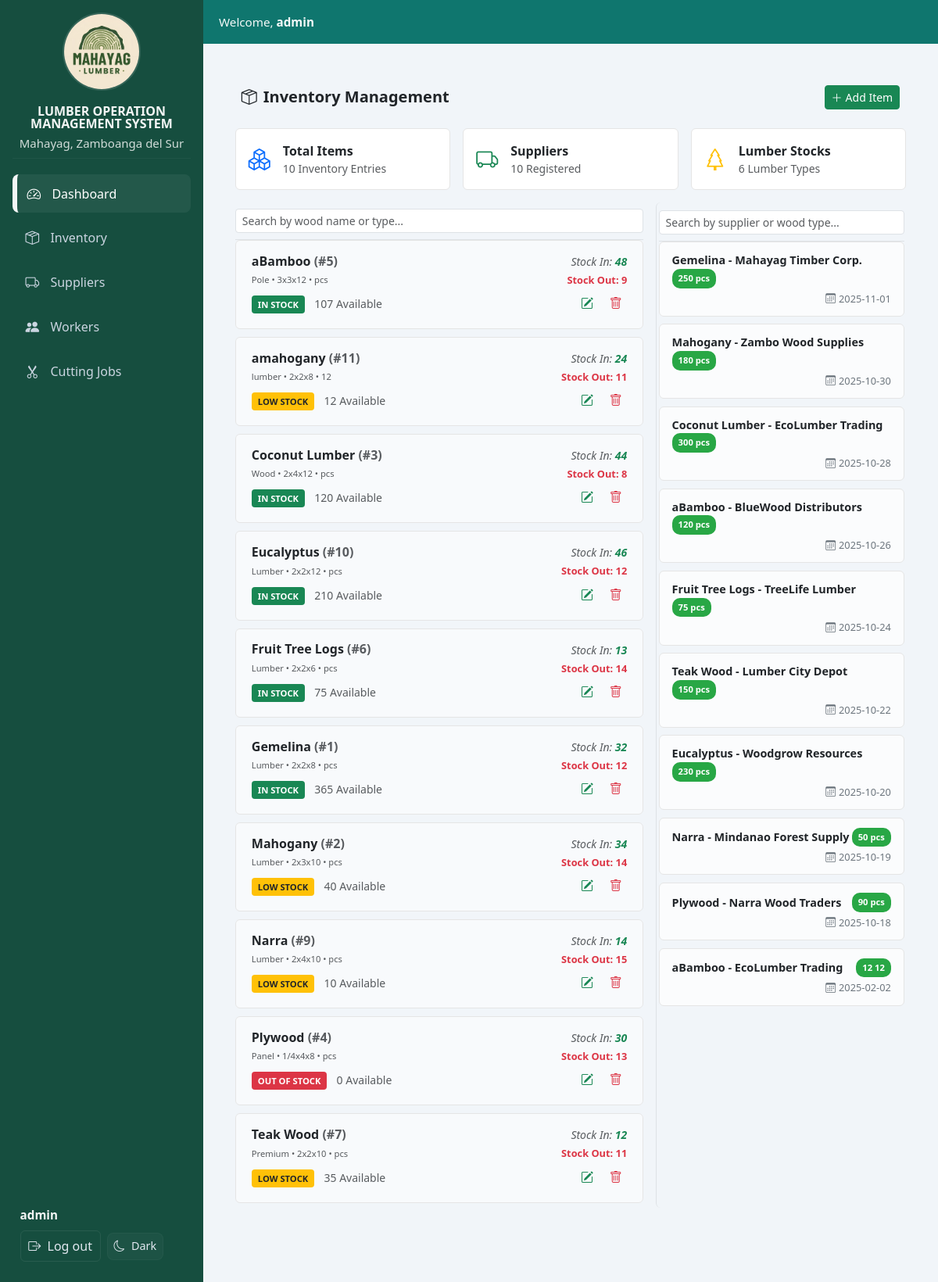
The app's page /admin/pages/inventory.php (signed in) with its own data.
### tables this page shows
CREATE TABLE `inventory_items` (
  `inventory_id` int(11) NOT NULL,
  `name` varchar(100) NOT NULL,
  `type` varchar(50) DEFAULT NULL,
  `size` varchar(50) DEFAULT NULL,
  `quantity` int(11) DEFAULT 0,
  `unit` varchar(20) DEFAULT 'pcs',
  `status` enum('In Stock','Low Stock','Out of Stock') DEFAULT 'In Stock',
  `created_at` datetime DEFAULT current_timestamp(),
  `updated_at` datetime DEFAULT current_timestamp() ON UPDATE current_timestamp()
);

CREATE TABLE `deliveries` (
  `delivery_id` int(11) NOT NULL,
  `supplier_id` int(11) DEFAULT NULL,
  `inventory_id` int(11) DEFAULT NULL,
  `quantity` int(11) DEFAULT 0,
  `unit` varchar(20) DEFAULT 'pcs',
  `delivery_date` date DEFAULT NULL,
  `remarks` text DEFAULT NULL,
  `created_at` datetime DEFAULT current_timestamp()
);

CREATE TABLE `suppliers` (
  `supplier_id` int(11) NOT NULL,
  `name` varchar(100) NOT NULL,
  `contact_person` varchar(100) DEFAULT NULL,
  `address` varchar(255) DEFAULT NULL,
  `email_or_phone` varchar(100) DEFAULT NULL,
  `created_at` datetime DEFAULT current_timestamp()
);

### admin/pages/inventory.php (the view, shortened to what this page needs)
<?php
include_once(__DIR__ . "/../config/db_connection.php");
include_once(ROOT_PATH . "partials/header.php");
?>
<div class="container-fluid py-4">
  <div class="d-flex justify-content-between align-items-center mb-4 px-2">
    <h4 class="inventory-header mb-0"><i class="bi bi-box-seam me-2"></i>Inventory Management</h4>
    <button class="btn btn-success btn-sm" data-bs-toggle="modal" data-bs-target="#addItemModal">
      <i class="bi bi-plus-lg me-1"></i>Add Item
    </button>
  </div>
  <?php
  $totalItems     = $conn->query("SELECT COUNT(*) AS total FROM inventory_items")->fetch_assoc()['total'];
  $totalSuppliers = $conn->query("SELECT COUNT(*) AS total FROM suppliers")->fetch_assoc()['total'];
  $lumberCount    = $conn->query("SELECT COUNT(*) AS total FROM inventory_items WHERE type LIKE '%lumber%'")->fetch_assoc()['total'];
  ?>
  <div class="summary-row">
    <div class="summary-card" id="viewInventory">
      <i class="bi bi-boxes summary-icon text-primary"></i>
      <div><div class="fw-semibold text-dark">Total Items</div>
      <div class="text-muted small"><?= $totalItems ?> Inventory Entries</div></div>
    </div>
    <div class="summary-card" id="viewSuppliers" data-bs-toggle="modal" data-bs-target="#suppliersModal">
      <i class="bi bi-truck summary-icon text-success"></i>
      <div><div class="fw-semibold text-dark">Suppliers</div>
      <div class="text-muted small"><?= $totalSuppliers ?> Registered</div></div>
    </div>
    <div class="summary-card" data-bs-toggle="modal" data-bs-target="#lumberStockModal">
      <i class="bi bi-tree summary-icon text-warning"></i>
      <div><div class="fw-semibold text-dark">Lumber Stocks</div>
      <div class="text-muted small"><?= $lumberCount ?> Lumber Types</div></div>
    </div>
  </div>
  <div class="layout-wrapper">
    <div class="inventory-section">
      <div class="search-box">
        <input type="text" id="searchInventory" class="form-control form-control-sm" placeholder="Search by wood name or type...">
      </div>
      <div id="inventoryList">
        <?php
        $inventory = $conn->query("SELECT * FROM inventory_items ORDER BY name ASC");
        if ($inventory->num_rows > 0):
          while ($item = $inventory->fetch_assoc()):
            $badgeClass = match($item['status']) {
              "In Stock" => "bg-success text-white",
              "Low Stock" => "bg-warning text-dark",
              "Out of Stock" => "bg-danger text-white",
              default => "bg-secondary text-white"
            };
            $stockIn = rand(10,50);
            $stockOut= rand(5,20);
        ?>
          <div class="inventory-card" data-id="<?= $item['inventory_id'] ?>" data-name="<?= strtolower($item['name']) ?>" data-type="<?= strtolower($item['type']) ?>">
            <div class="d-flex justify-content-between align-items-center">
              <h6 class="fw-semibold text-dark mb-0"><?= htmlspecialchars($item['name']) ?>
                <span class="text-muted">(#<?= $item['inventory_id'] ?>)</span></h6>
              <small class="text-muted fst-italic">Stock In: <span class="text-success fw-semibold"><?= $stockIn ?></span></small>
            </div>
            <div class="stock-line">
              <span class="small text-muted"><?= htmlspecialchars($item['type']) ?> • <?= htmlspecialchars($item['size']) ?> • <?= htmlspecialchars($item['unit']) ?></span>
              <span class="text-danger fw-semibold">Stock Out: <?= $stockOut ?></span>
            </div>
            <div class="d-flex justify-content-between align-items-center mt-1 flex-wrap">
              <div><span class="stock-badge <?= $badgeClass ?>"><?= strtoupper($item['status']) ?></span>
                <small class="text-muted ms-2"><?= $item['quantity'] ?> Available</small></div>
              <div class="d-flex align-items-center gap-2">
                <button class="action-btn btn-edit text-success" data-id="<?= $item['inventory_id'] ?>"><i class="bi bi-pencil-square"></i></button>
                <button class="action-btn btn-delete text-danger" data-id="<?= $item['inventory_id'] ?>"><i class="bi bi-trash"></i></button>
              </div>
            </div>
          </div>
        <?php endwhile; else: ?>
          <p class="text-muted text-center mt-3">No inventory items found.</p>
        <?php endif; ?>
      </div>
    </div>
    <div class="delivery-sidebar">
      <div class="search-box">
        <input type="text" id="searchLogs" class="form-control form-control-sm" placeholder="Search by supplier or wood type...">
      </div>
      <div id="logsList">
        <?php
        $logs = $conn->query("
          SELECT d.*, s.name AS supplier_name, i.name AS wood_name
          FROM deliveries d
          JOIN suppliers s ON s.supplier_id = d.supplier_id
          JOIN inventory_items i ON i.inventory_id = d.inventory_id
          ORDER BY d.delivery_date DESC LIMIT 20
        ");
        if ($logs->num_rows > 0):
          while ($log = $logs->fetch_assoc()):
        ?>
          <div class="delivery-log" data-supplier="<?= strtolower($log['supplier_name']) ?>" data-wood="<?= strtolower($log['wood_name']) ?>">
            <div class="log-header">
              <div class="log-title"><?= htmlspecialchars($log['wood_name']) ?> - <?= htmlspecialchars($log['supplier_name']) ?></div>
              <div class="badge-qty"><?= htmlspecialchars($log['quantity'])." ".htmlspecialchars($log['unit']) ?></div>
            </div>
            <div class="log-date"><i class="bi bi-calendar3 me-1"></i><?= htmlspecialchars($log['delivery_date']) ?></div>
          </div>
        <?php endwhile; else: ?>
          <p class="text-muted text-center mt-3">No recent deliveries found.</p>
        <?php endif; ?>
      </div>
    </div>
  </div>
</div>
<?php include(ROOT_PATH . "partials/footer.php"); ?>

### admin/partials/header.php (style rules this page uses)
:root { --sidebar-bg: #164e3f; --sidebar-text: #e2e8f0; --sidebar-accent: rgba(255,255,255,0.95); --topbar-bg: #0f766e; --content-bg: #f1f5f9; }
body { font-family: "Segoe UI", sans-serif; background: var(--content-bg); margin:0; }

### admin/pages/inventory.php (style rules this page uses)
:root { --scrollbar-track:#e9f3e8; --scrollbar-thumb:#28a745; }
body { overflow:hidden!important; }
.inventory-header { font-size:1.25rem;font-weight:600; }
.summary-row { display:flex;flex-wrap:wrap;gap:1rem;margin-bottom:1rem; }
.summary-card { flex:1;min-width:200px;background:#fff;border:1px solid #e5e5e5;border-radius:6px; padding:1rem;display:flex;align-items:center;gap:1rem;cursor:pointer;transition:all .2s ease-in-out; }
.summary-icon { font-size:1.75rem; }
.layout-wrapper { display:flex;gap:1rem;height:calc(90vh - 190px);overflow:hidden; }
.inventory-section { width:70%;padding:0;overflow-y:auto;scrollbar-width:thin; scrollbar-color:var(--scrollbar-thumb)var(--scrollbar-track); }
.delivery-sidebar { width:30%;min-width:320px;border-left:1px solid #dee2e6;border-radius:6px; padding:.15rem;display:flex;flex-direction:column;background:transparent;overflow-y:auto; scrollbar-width:thin;scrollbar-color:var(--scrollbar-thumb)var(--scrollbar-track); }
.search-box { position:sticky;top:0;z-index:10;padding:.5rem 0;border-bottom:1px solid #dee2e6; }
.inventory-card { border:1px solid #e5e5e5;border-radius:6px;padding:1rem 1.25rem;margin-bottom:10px; transition:all .2s ease-in-out;background-color:rgba(255,255,255,.5); }
.stock-badge { font-size:.7rem;font-weight:600;border-radius:4px;padding:.25rem .5rem; }
.stock-line { display:flex;justify-content:space-between;align-items:center;font-size:.8rem;margin-top:4px; }
.delivery-log { border:1px solid #e5e5e5;border-radius:6px;padding:.75rem 1rem;margin-bottom:.6rem; background-color:rgba(255,255,255,.7);transition:.2s; }
.delivery-log .log-header { display:flex;justify-content:space-between;align-items:center;flex-wrap:wrap; }
.delivery-log .log-title { font-weight:600;font-size:.9rem;color:#212529; }
.delivery-log .badge-qty { font-size:.7rem;font-weight:600;background-color:#28a745;color:white; border-radius:10px;padding:.25rem .5rem; }
.delivery-log .log-date { font-size:.8rem;color:#6c757d;margin-top:.25rem;text-align:right; }
.action-btn { border:none;background:transparent;font-size:1rem;padding:.25rem .4rem;border-radius:4px; transition:.2s; }

### records on screen
inventory_items: name "aBamboo", inventory_id "5", type "Pole", size "3x3x12", unit "pcs", status "IN STOCK", quantity "107"
inventory_items: name "amahogany", inventory_id "11", type "lumber", size "2x2x8", unit "12", status "LOW STOCK", quantity "12"
inventory_items: name "Coconut Lumber", inventory_id "3", type "Wood", size "2x4x12", unit "pcs", status "IN STOCK", quantity "120"
inventory_items: name "Eucalyptus", inventory_id "10", type "Lumber", size "2x2x12", unit "pcs", status "IN STOCK", quantity "210"
inventory_items: name "Fruit Tree Logs", inventory_id "6", type "Lumber", size "2x2x6", unit "pcs", status "IN STOCK", quantity "75"
inventory_items: name "Gemelina", inventory_id "1", type "Lumber", size "2x2x8", unit "pcs", status "IN STOCK", quantity "365"
inventory_items: name "Mahogany", inventory_id "2", type "Lumber", size "2x3x10", unit "pcs", status "LOW STOCK", quantity "40"
inventory_items: name "Narra", inventory_id "9", type "Lumber", size "2x4x10", unit "pcs", status "LOW STOCK", quantity "10"
inventory_items: name "Plywood", inventory_id "4", type "Panel", size "1/4x4x8", unit "pcs", status "OUT OF STOCK", quantity "0"
inventory_items: name "Teak Wood", inventory_id "7", type "Premium", size "2x2x10", unit "pcs", status "LOW STOCK", quantity "35"
deliveries: inventory.name "Gemelina", supplier.name "Mahayag Timber Corp.", quantity "250", unit "pcs", delivery_date "2025-11-01"
deliveries: inventory.name "Mahogany", supplier.name "Zambo Wood Supplies", quantity "180", unit "pcs", delivery_date "2025-10-30"
deliveries: inventory.name "Coconut Lumber", supplier.name "EcoLumber Trading", quantity "300", unit "pcs", delivery_date "2025-10-28"
deliveries: inventory.name "aBamboo", supplier.name "BlueWood Distributors", quantity "120", unit "pcs", delivery_date "2025-10-26"
deliveries: inventory.name "Fruit Tree Logs", supplier.name "TreeLife Lumber", quantity "75", unit "pcs", delivery_date "2025-10-24"
deliveries: inventory.name "Teak Wood", supplier.name "Lumber City Depot", quantity "150", unit "pcs", delivery_date "2025-10-22"
deliveries: inventory.name "Eucalyptus", supplier.name "Woodgrow Resources", quantity "230", unit "pcs", delivery_date "2025-10-20"
deliveries: inventory.name "Narra", supplier.name "Mindanao Forest Supply", quantity "50", unit "pcs", delivery_date "2025-10-19"
deliveries: inventory.name "Plywood", supplier.name "Narra Wood Traders", quantity "90", unit "pcs", delivery_date "2025-10-18"
deliveries: inventory.name "aBamboo", supplier.name "EcoLumber Trading", quantity "12", unit "12", delivery_date "2025-02-02"

### other values on screen
$displayName "admin"
$totalItems "10"
$totalSuppliers "10"
$lumberCount "6"
